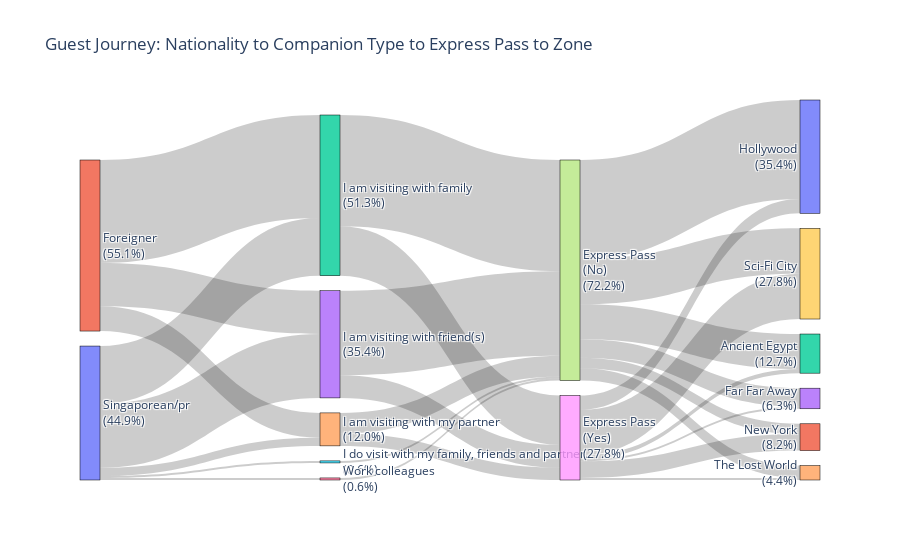

Write notebook code for a chart like this one.
### Markdown cell above
Family segmentation

### Code cell
import pandas as pd
import plotly.graph_objects as go

# Load the dataset
file_path = r'../data/Updated_Theme_Parks_Survey_Responses 5.csv'
df = pd.read_csv(file_path)

# Standardize the 'Nationality' column by stripping spaces and converting to lowercase
df['Nationality'] = df['Nationality'].str.strip().str.lower()

# Define categories and labels
zone_order = ["Sci-Fi City", "Hollywood", "New York", "Ancient Egypt", "Far Far Away", "The Lost World"]
nationality_labels = ["singaporean/pr", "foreigner"]
companion_types = ["I am visiting with family", "I am visiting with friend(s)", "I am visiting with my partner", 
                   "I do visit with my family, friends and partner.", "Work colleagues"]
express_pass_labels = ["No", "Yes"]

# Full list of labels
labels = nationality_labels + companion_types + express_pass_labels + zone_order
label_indices = {label: idx for idx, label in enumerate(labels)}

# Total number of responses
total_responses = len(df)

# Helper function to calculate percentage for each category
def calculate_percentage(column, category):
    count = df[column].value_counts().get(category, 0)
    return (count / total_responses) * 100

# Prepare list to store labels with percentages
labels_with_percentages = []

# Calculate percentages for nationality labels
for label in nationality_labels:
    nationality_count = df[df['Nationality'] == label].shape[0]
    percentage = (nationality_count / total_responses) * 100
    labels_with_percentages.append(f"{label.capitalize()}<br>({percentage:.1f}%)")

# Calculate percentages for companion types
for label in companion_types:
    percentage = calculate_percentage('Did you visit the theme park with other people?', label)
    labels_with_percentages.append(f"{label}<br>({percentage:.1f}%)")

# Calculate percentages for express pass labels
for label in express_pass_labels:
    percentage = calculate_percentage('express_pass_purchase', label)
    labels_with_percentages.append(f"Express Pass<br>({label})<br>({percentage:.1f}%)")

# Calculate percentages for zone labels
for label in zone_order:
    zone_column = f'Rank the following theme park zones based on the order in which you visited them. [{label}]'
    percentage = (df[zone_column].value_counts().get("1st", 0) / total_responses) * 100
    labels_with_percentages.append(f"{label}<br>({percentage:.1f}%)")



# Prepare flow data from dataset
flow_counts = {}
for _, row in df.iterrows():
    # Get nationality index
    nationality = row['Nationality']
    if pd.isnull(nationality): continue
    nationality_index = label_indices["singaporean/pr"] if nationality == 'singaporean/pr' else label_indices["foreigner"]
    
    # Get companion type index
    companion_type = row['Did you visit the theme park with other people?']
    if pd.isnull(companion_type): continue
    companion_label = {
        "I am visiting with family": "I am visiting with family", 
        "I am visiting with my partner": "I am visiting with my partner",
        "I am visiting with friend(s)": "I am visiting with friend(s)",
        "I do visit with my family, friends and partner.": "I do visit with my family, friends and partner.",
        "Work colleagues": "Work colleagues"
    }.get(companion_type, "Visiting alone")
    companion_index = label_indices[companion_label]
    
    # Get express pass status index
    express_pass = row['express_pass_purchase']
    if pd.isnull(express_pass): continue
    express_pass_label = "Yes" if express_pass == "Yes" else "No"
    express_pass_index = label_indices[express_pass_label]
    
    # Find the first visited zone
    zone_index = None
    for zone in zone_order:
        zone_column = f'Rank the following theme park zones based on the order in which you visited them. [{zone}]'
        if row.get(zone_column) == "1st":
            zone_index = label_indices[zone]
            break
    if zone_index is None:
        continue

    # Collect flow data
    flow_keys = [
        (nationality_index, companion_index),
        (companion_index, express_pass_index),
        (express_pass_index, zone_index)
    ]
    for key in flow_keys:
        flow_counts[key] = flow_counts.get(key, 0) + 1

# Prepare source, target, values, and percentages lists
source = []
target = []
values = []
percentages = []

for (src, tgt), val in flow_counts.items():
    source.append(src)
    target.append(tgt)
    values.append(val)
    percentage = (val / total_responses) * 100
    percentages.append(f"{percentage:.1f}%")

# Define the Sankey figure with updated labels and hovertemplate to show percentages
fig = go.Figure(go.Sankey(
    node=dict(
        pad=15,
        thickness=20,
        line=dict(color="black", width=0.5),
        label=labels_with_percentages
    ),
    link=dict(
        source=source,
        target=target,
        value=values,
        customdata=percentages,
        hovertemplate="Flow: %{value} (<b>%{customdata}</b>)<extra></extra>"  # Display flow value and percentage
    )
))

# Update layout and display figure
fig.update_layout(title_text="Guest Journey: Nationality to Companion Type to Express Pass to Zone", font_size=12)
fig.show()

### Figure 1 — Plotly figure (JSON) as saved in the notebook; plotly's stock layout.template omitted (floating-point values rounded to 4 significant figures)
{"data": [{"link": {"customdata": ["17.7%", "15.2%", "4.4%", "34.2%", "30.4%", "19.6%", "25.9%", "13.9%", "31.6%", "13.3%", "5.1%", "3.8%", "5.7%", "10.8%", "0.6%", "0.6%", "2.5%", "6.3%", "7.0%", "13.9%", "0.6%", "0.6%", "3.2%", "7.6%", "0.6%", "3.8%", "1.3%", "0.6%"], "hovertemplate": "Flow: %{value} (<b>%{customdata}</b>)<extra></extra>", "source": [0, 2, 8, 2, 7, 0, 3, 7, 1, 1, 8, 7, 7, 7, 0, 5, 0, 4, 3, 8, 0, 6, 7, 1, 8, 4, 8, 8], "target": [2, 8, 10, 7, 10, 3, 7, 9, 2, 3, 11, 14, 13, 12, 5, 7, 4, 7, 8, 9, 6, 7, 11, 4, 13, 8, 12, 14], "value": [28, 24, 7, 54, 48, 31, 41, 22, 50, 21, 8, 6, 9, 17, 1, 1, 4, 10, 11, 22, 1, 1, 5, 12, 1, 6, 2, 1]}, "node": {"label": ["Singaporean/pr<br>(44.9%)", "Foreigner<br>(55.1%)", "I am visiting with family<br>(51.3%)", "I am visiting with friend(s)<br>(35.4%)", "I am visiting with my partner<br>(12.0%)", "I do visit with my family, friends and partner.<br>(0.6%)", "Work colleagues<br>(0.6%)", "Express Pass<br>(No)<br>(72.2%)", "Express Pass<br>(Yes)<br>(27.8%)", "Sci-Fi City<br>(27.8%)", "Hollywood<br>(35.4%)", "New York<br>(8.2%)", "Ancient Egypt<br>(12.7%)", "Far Far Away<br>(6.3%)", "The Lost World<br>(4.4%)"], "line": {"color": "black", "width": 0.5}, "pad": 15, "thickness": 20}, "type": "sankey"}], "layout": {"font": {"size": 12}, "title": {"text": "Guest Journey: Nationality to Companion Type to Express Pass to Zone"}}}
